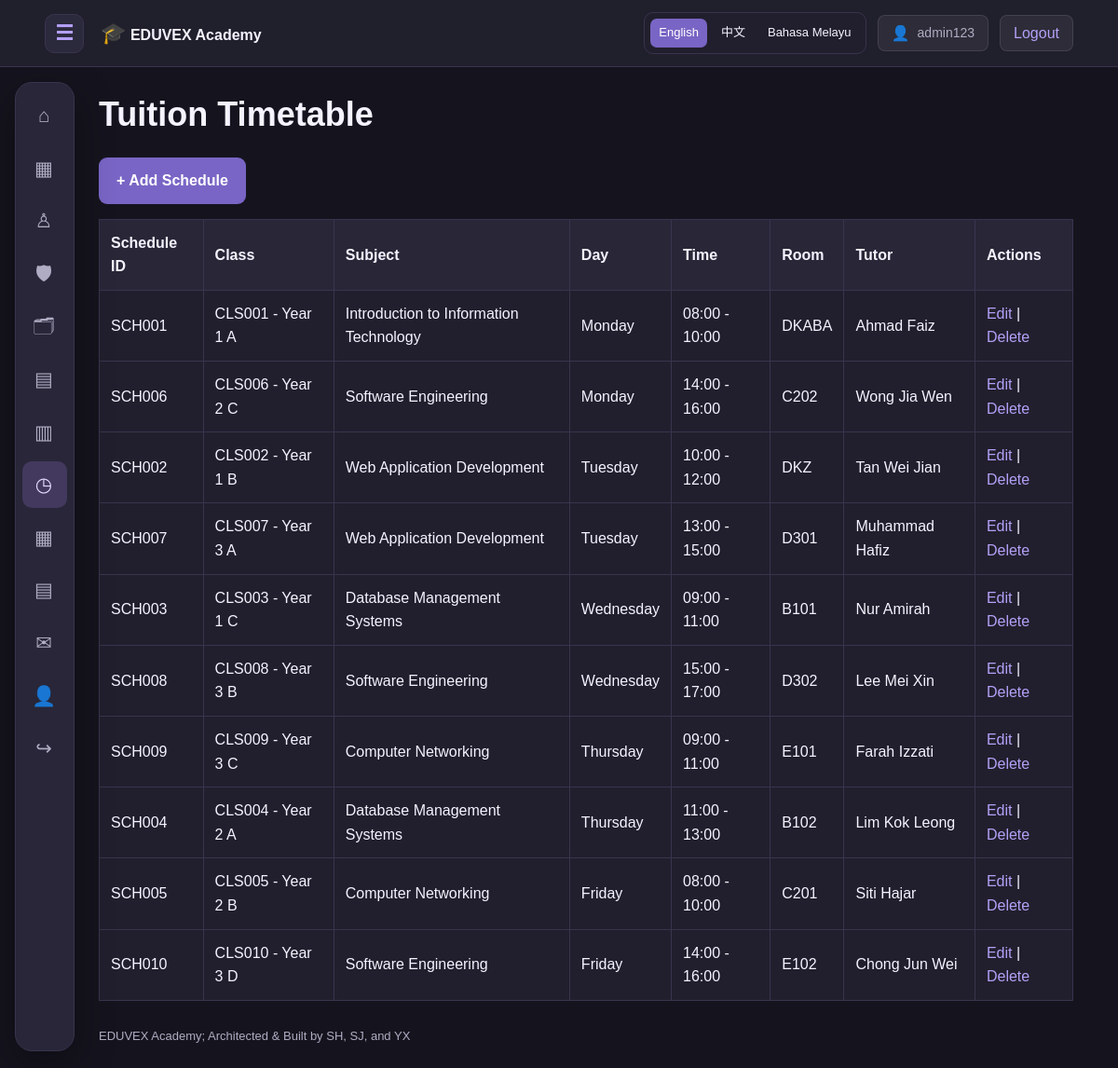
Screenshot of /class_management/timetable.php (signed in) with the database file from the repository.
### tables this page shows
CREATE TABLE IF NOT EXISTS timetable_schedules (
    schedule_id VARCHAR(12) PRIMARY KEY,
    class_id VARCHAR(12) NOT NULL,
    subject_id VARCHAR(12) NOT NULL,
    assigned_staff_id VARCHAR(12),

    day_of_week ENUM(
        'Monday',
        'Tuesday',
        'Wednesday',
        'Thursday',
        'Friday',
        'Saturday',
        'Sunday'
    ) NOT NULL,

    start_time TIME NOT NULL,
    end_time TIME NOT NULL,
    room_number VARCHAR(50),
    room_type VARCHAR(60)
);

CREATE TABLE IF NOT EXISTS classes (
    class_id VARCHAR(12) PRIMARY KEY,
    grade_level VARCHAR(60),
    section VARCHAR(30),
    academic_year SMALLINT,
    class_teacher_id VARCHAR(12)
);

CREATE TABLE IF NOT EXISTS subjects (
    subject_id VARCHAR(12) PRIMARY KEY,
    subject_name VARCHAR(180) NOT NULL,
    subject_code VARCHAR(30) UNIQUE,
    department VARCHAR(120)
);

CREATE TABLE IF NOT EXISTS staff (
    staff_id VARCHAR(12) PRIMARY KEY,
    staff_name VARCHAR(120) NOT NULL,
    staff_email VARCHAR(180) UNIQUE,
    staff_phone_number VARCHAR(30),
    staff_role VARCHAR(60)
);

### includes/functions.php (called while the page is built, shortened)
<?php
function h(mixed $value): string {
    return htmlspecialchars(
        (string)($value ?? ''),
        ENT_QUOTES | ENT_SUBSTITUTE,
        'UTF-8'
    );
}
function url(string $path = ''): string {
    return BASE_URL . '/' . ltrim($path, '/');
}
function logged_in(): bool {
    return isset($_SESSION['user_id']);
}
function me(): array {
    return [
        'id' => $_SESSION['user_id'] ?? null,
        'username' => $_SESSION['username'] ?? '',
        'role' => $_SESSION['role'] ?? ''
    ];
}

### class_management/timetable.php (the view, shortened to what this page needs)
<?php
require_once __DIR__ . '/../config/database.php';
$role = (string) (me()['role'] ?? '');
$canManage = ($role === 'admin');
$sql = "
    SELECT
        t.*,
        c.grade_level,
        c.section,
        sub.subject_name,
        st.staff_name
    FROM timetable_schedules t
    JOIN classes c
        ON c.class_id = t.class_id
    JOIN subjects sub
        ON sub.subject_id = t.subject_id
    LEFT JOIN staff st
        ON st.staff_id = t.assigned_staff_id
";
$params = [];
$sql .= "
    ORDER BY FIELD(
        t.day_of_week,
        'Monday',
        'Tuesday',
        'Wednesday',
        'Thursday',
        'Friday',
        'Saturday',
        'Sunday'
    ), t.start_time
";
$stmt = $pdo->prepare($sql);
$stmt->execute($params);
$schedules = $stmt->fetchAll(PDO::FETCH_ASSOC);
require __DIR__ . '/../includes/header.php';
?>
<h1>Tuition Timetable</h1>
<?php if ($canManage): ?>
    <p>
        <a class="button"
           href="<?= h(url('class_management/add_timetable.php')) ?>">
            + Add Schedule
        </a>
    </p>
<?php endif; ?>
<div class="table-wrap">
    <table>
        <tr>
            <th>Schedule ID</th>
            <th>Class</th>
            <th>Subject</th>
            <th>Day</th>
            <th>Time</th>
            <th>Room</th>
            <th>Tutor</th>
            <?php if ($role === 'admin' || $role === 'staff'): ?>
                <th>Actions</th>
            <?php endif; ?>
        </tr>
        <?php foreach ($schedules as $s): ?>
            <tr>
                <td>
                    <?= h($s['schedule_id']) ?>
                </td>
                <td>
                    <?= h($s['class_id']) ?> -
                    <?= h($s['grade_level']) ?>
                    <?= h($s['section']) ?>
                </td>
                <td>
                    <?= h($s['subject_name']) ?>
                </td>
                <td>
                    <?= h($s['day_of_week']) ?>
                </td>
                <td>
                    <?= h(substr($s['start_time'], 0, 5)) ?>
                    -
                    <?= h(substr($s['end_time'], 0, 5)) ?>
                </td>
                <td>
                    <?= h($s['room_number'] ?? '') ?>
                </td>
                <td>
                    <?= h($s['staff_name'] ?? 'Unassigned') ?>
                </td>
                <?php if ($role === 'admin'): ?>
                    <td>
                        <a href="<?= h(url(
                            'class_management/edit_timetable.php?id=' .
                            urlencode($s['schedule_id'])
                        )) ?>">
                            Edit
                        </a>
                        |
                        <a href="<?= h(url(
                            'class_management/delete_timetable.php?id=' .
                            urlencode($s['schedule_id'])
                        )) ?>">
                            Delete
                        </a>
                    </td>
                <?php elseif ($role === 'staff'): ?>
                    <td>
                        View Only
                    </td>
                <?php endif; ?>
            </tr>
        <?php endforeach; ?>
    </table>
</div>
<?php
require __DIR__ . '/../includes/footer.php';
?>

### assets/css/style.css (style rules this page uses)
:root { color-scheme: dark; --bg: #15141E; --surface: #211F2D; --surface2: #292638; --line: #39344E; --accent: #B4A0F7; --accent-dark: #7965C5; --text: #F5F3FF; --muted: #B0ACC3; --nav-width: 64px; --header-height: 72px; }
* { box-sizing: border-box; }
html { scroll-behavior: smooth; scroll-padding-top: 90px; }
body { margin: 0; background: var(--bg); color: var(--text); font-family: Arial, Helvetica, sans-serif; font-size: 16px; line-height: 1.6; }
a { color: var(--accent); text-decoration: none; }
h1, h2, h3 { line-height: 1.25; }
h1 { font-size: clamp(28px, 3vw, 40px); }
p { color: var(--muted); }
button, .button { display: inline-block; padding: 11px 18px; border: 1px solid transparent; border-radius: 9px; background: var(--accent-dark); color: #FFFFFF; font-weight: 600; text-decoration: none; }
.table-wrap { overflow-x: auto; }
table { width: 100%; border-collapse: collapse; background: var(--surface); }
th, td { padding: 12px; border: 1px solid var(--line); text-align: left; }
th { background: var(--surface2); }

### includes/site_language.php (style rules this page uses)
body { top: 0 !important; }

### rows the page displays
timetable_schedules: schedule_id "SCH001", class "CLS001", class.grade_level "Year 1", class.section "A", subject.subject_name "Introduction to Information Technology", day_of_week "Monday", start_time "08:00", end_time "10:00", room_number "DKABA", staff.staff_name "Ahmad Faiz"
timetable_schedules: schedule_id "SCH006", class "CLS006", class.grade_level "Year 2", class.section "C", subject.subject_name "Software Engineering", day_of_week "Monday", start_time "14:00", end_time "16:00", room_number "C202", staff.staff_name "Wong Jia Wen"
timetable_schedules: schedule_id "SCH002", class "CLS002", class.grade_level "Year 1", class.section "B", subject.subject_name "Web Application Development", day_of_week "Tuesday", start_time "10:00", end_time "12:00", room_number "DKZ", staff.staff_name "Tan Wei Jian"
timetable_schedules: schedule_id "SCH007", class "CLS007", class.grade_level "Year 3", class.section "A", subject.subject_name "Web Application Development", day_of_week "Tuesday", start_time "13:00", end_time "15:00", room_number "D301", staff.staff_name "Muhammad Hafiz"
timetable_schedules: schedule_id "SCH003", class "CLS003", class.grade_level "Year 1", class.section "C", subject.subject_name "Database Management Systems", day_of_week "Wednesday", start_time "09:00", end_time "11:00", room_number "B101", staff.staff_name "Nur Amirah"
timetable_schedules: schedule_id "SCH008", class "CLS008", class.grade_level "Year 3", class.section "B", subject.subject_name "Software Engineering", day_of_week "Wednesday", start_time "15:00", end_time "17:00", room_number "D302", staff.staff_name "Lee Mei Xin"
timetable_schedules: schedule_id "SCH009", class "CLS009", class.grade_level "Year 3", class.section "C", subject.subject_name "Computer Networking", day_of_week "Thursday", start_time "09:00", end_time "11:00", room_number "E101", staff.staff_name "Farah Izzati"
timetable_schedules: schedule_id "SCH004", class "CLS004", class.grade_level "Year 2", class.section "A", subject.subject_name "Database Management Systems", day_of_week "Thursday", start_time "11:00", end_time "13:00", room_number "B102", staff.staff_name "Lim Kok Leong"
timetable_schedules: schedule_id "SCH005", class "CLS005", class.grade_level "Year 2", class.section "B", subject.subject_name "Computer Networking", day_of_week "Friday", start_time "08:00", end_time "10:00", room_number "C201", staff.staff_name "Siti Hajar"
timetable_schedules: schedule_id "SCH010", class "CLS010", class.grade_level "Year 3", class.section "D", subject.subject_name "Software Engineering", day_of_week "Friday", start_time "14:00", end_time "16:00", room_number "E102", staff.staff_name "Chong Jun Wei"

### other values shown
$account['username'] "admin123"
$symbol "⌂"
$symbol "▦"
$symbol "♙"
$symbol "🛡"
$symbol "🗂"
$symbol "▤"
$symbol "▥"
$symbol "◷"
$symbol "✉"
$symbol "👤"
$symbol "↪"
$name "English"
$name "中文"
$name "Bahasa Melayu"
